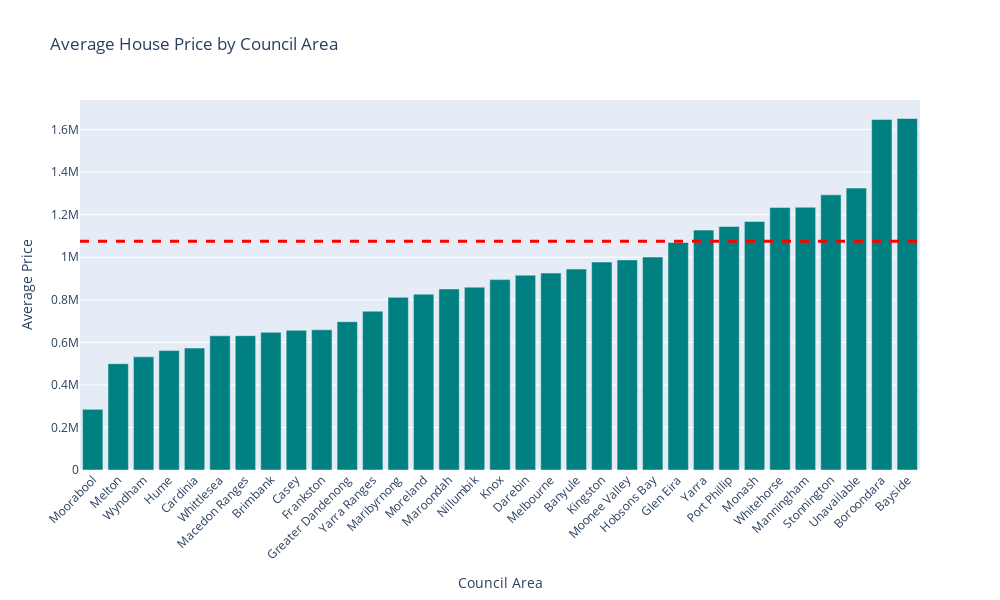

Write notebook code for a chart like this one.
### Code cell
avg_price = df['Price'].mean()
fig.add_hline(y=avg_price, line_width=3, line_dash="dash", line_color="red")
fig.show()

### Figure 1 — Plotly figure (JSON) as saved in the notebook; plotly's stock layout.template omitted (floating-point values rounded to 4 significant figures)
{"data": [{"marker": {"color": "teal"}, "type": "bar", "x": ["Moorabool", "Melton", "Wyndham", "Hume", "Cardinia", "Whittlesea", "Macedon Ranges", "Brimbank", "Casey", "Frankston", "Greater Dandenong", "Yarra Ranges", "Maribyrnong", "Moreland", "Maroondah", "Nillumbik", "Knox", "Darebin", "Melbourne", "Banyule", "Kingston", "Moonee Valley", "Hobsons Bay", "Glen Eira", "Yarra", "Port Phillip", "Monash", "Whitehorse", "Manningham", "Stonnington", "Unavailable", "Boroondara", "Bayside"], "y": [285000, 499600.0, 531800.0, 561400.0, 573125, 630800.0, 631600.0, 647200.0, 656400.0, 659000.0, 697100.0, 746400.0, 811700.0, 826600.0, 851025, 859300.0, 894900.0, 915800.0, 925500.0, 944400.0, 977600.0, 987300.0, 1001000.0, 1069000.0, 1128000.0, 1144000.0, 1168000.0, 1234000.0, 1235000.0, 1293000.0, 1325000, 1647000.0, 1652000.0]}], "layout": {"height": 600, "shapes": [{"line": {"color": "red", "dash": "dash", "width": 3}, "type": "line", "x0": 0, "x1": 1, "xref": "x domain", "y0": 1076000.0, "y1": 1076000.0, "yref": "y"}], "title": {"text": "Average House Price by Council Area"}, "width": 1000, "xaxis": {"tickangle": -45, "title": {"text": "Council Area"}}, "yaxis": {"title": {"text": "Average Price"}}}}
